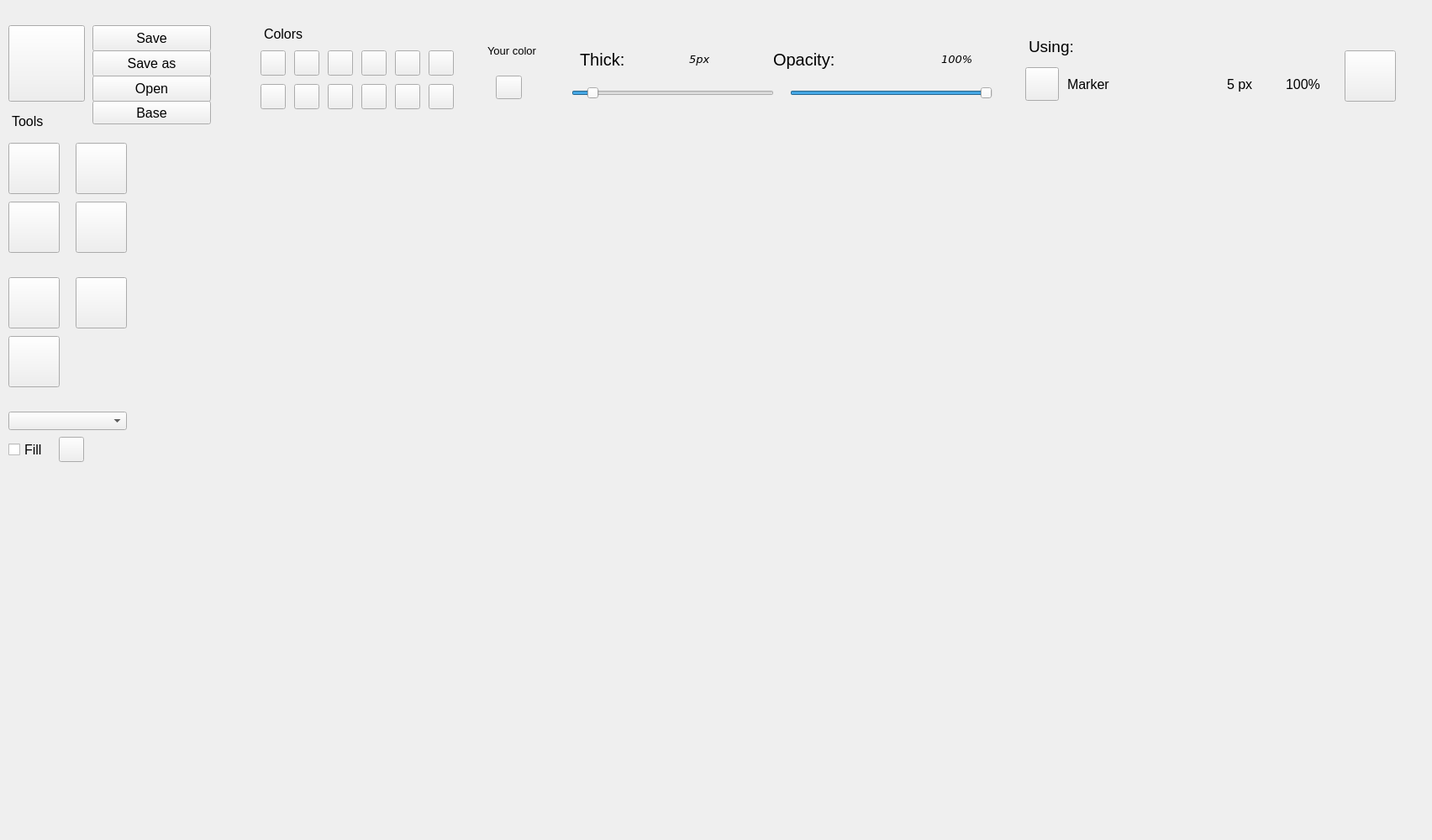
<?xml version="1.0" encoding="UTF-8"?>
<ui version="4.0">
 <class>Form</class>
 <widget class="QWidget" name="Form">
  <property name="geometry">
   <rect>
    <x>0</x>
    <y>0</y>
    <width>1704</width>
    <height>1000</height>
   </rect>
  </property>
  <property name="font">
   <font>
    <pointsize>12</pointsize>
   </font>
  </property>
  <property name="cursor">
   <cursorShape>ArrowCursor</cursorShape>
  </property>
  <property name="windowTitle">
   <string>Form</string>
  </property>
  <widget class="QPushButton" name="btn_000000">
   <property name="geometry">
    <rect>
     <x>310</x>
     <y>60</y>
     <width>30</width>
     <height>30</height>
    </rect>
   </property>
   <property name="font">
    <font>
     <kerning>true</kerning>
    </font>
   </property>
   <property name="text">
    <string/>
   </property>
   <attribute name="buttonGroup">
    <string notr="true">color_group</string>
   </attribute>
  </widget>
  <widget class="QPushButton" name="btn_bbbbbb">
   <property name="geometry">
    <rect>
     <x>350</x>
     <y>60</y>
     <width>30</width>
     <height>30</height>
    </rect>
   </property>
   <property name="text">
    <string/>
   </property>
   <attribute name="buttonGroup">
    <string notr="true">color_group</string>
   </attribute>
  </widget>
  <widget class="QPushButton" name="btn_ffffff">
   <property name="geometry">
    <rect>
     <x>310</x>
     <y>100</y>
     <width>30</width>
     <height>30</height>
    </rect>
   </property>
   <property name="text">
    <string/>
   </property>
   <attribute name="buttonGroup">
    <string notr="true">color_group</string>
   </attribute>
  </widget>
  <widget class="QPushButton" name="btn_49423d">
   <property name="geometry">
    <rect>
     <x>350</x>
     <y>100</y>
     <width>30</width>
     <height>30</height>
    </rect>
   </property>
   <property name="text">
    <string/>
   </property>
   <attribute name="buttonGroup">
    <string notr="true">color_group</string>
   </attribute>
  </widget>
  <widget class="QPushButton" name="btn_ff0000">
   <property name="geometry">
    <rect>
     <x>390</x>
     <y>60</y>
     <width>30</width>
     <height>30</height>
    </rect>
   </property>
   <property name="text">
    <string/>
   </property>
   <attribute name="buttonGroup">
    <string notr="true">color_group</string>
   </attribute>
  </widget>
  <widget class="QPushButton" name="btn_ffa500">
   <property name="geometry">
    <rect>
     <x>390</x>
     <y>100</y>
     <width>30</width>
     <height>30</height>
    </rect>
   </property>
   <property name="text">
    <string/>
   </property>
   <attribute name="buttonGroup">
    <string notr="true">color_group</string>
   </attribute>
  </widget>
  <widget class="QPushButton" name="btn_0000ff">
   <property name="geometry">
    <rect>
     <x>430</x>
     <y>60</y>
     <width>30</width>
     <height>30</height>
    </rect>
   </property>
   <property name="text">
    <string/>
   </property>
   <attribute name="buttonGroup">
    <string notr="true">color_group</string>
   </attribute>
  </widget>
  <widget class="QPushButton" name="btn_ffff00">
   <property name="geometry">
    <rect>
     <x>430</x>
     <y>100</y>
     <width>30</width>
     <height>30</height>
    </rect>
   </property>
   <property name="text">
    <string/>
   </property>
   <attribute name="buttonGroup">
    <string notr="true">color_group</string>
   </attribute>
  </widget>
  <widget class="QPushButton" name="btn_964b00">
   <property name="geometry">
    <rect>
     <x>470</x>
     <y>60</y>
     <width>30</width>
     <height>30</height>
    </rect>
   </property>
   <property name="text">
    <string/>
   </property>
   <attribute name="buttonGroup">
    <string notr="true">color_group</string>
   </attribute>
  </widget>
  <widget class="QPushButton" name="btn_00ffff">
   <property name="geometry">
    <rect>
     <x>470</x>
     <y>100</y>
     <width>30</width>
     <height>30</height>
    </rect>
   </property>
   <property name="text">
    <string/>
   </property>
   <attribute name="buttonGroup">
    <string notr="true">color_group</string>
   </attribute>
  </widget>
  <widget class="QPushButton" name="btn_8b00ff">
   <property name="geometry">
    <rect>
     <x>510</x>
     <y>60</y>
     <width>30</width>
     <height>30</height>
    </rect>
   </property>
   <property name="text">
    <string/>
   </property>
   <attribute name="buttonGroup">
    <string notr="true">color_group</string>
   </attribute>
  </widget>
  <widget class="QPushButton" name="btn_ffc0cb">
   <property name="geometry">
    <rect>
     <x>510</x>
     <y>100</y>
     <width>30</width>
     <height>30</height>
    </rect>
   </property>
   <property name="text">
    <string/>
   </property>
   <attribute name="buttonGroup">
    <string notr="true">color_group</string>
   </attribute>
  </widget>
  <widget class="QPushButton" name="btn_person_color">
   <property name="geometry">
    <rect>
     <x>590</x>
     <y>90</y>
     <width>31</width>
     <height>28</height>
    </rect>
   </property>
   <property name="text">
    <string/>
   </property>
  </widget>
  <widget class="QSlider" name="thick_slider">
   <property name="geometry">
    <rect>
     <x>680</x>
     <y>100</y>
     <width>241</width>
     <height>22</height>
    </rect>
   </property>
   <property name="minimum">
    <number>1</number>
   </property>
   <property name="maximum">
    <number>50</number>
   </property>
   <property name="value">
    <number>5</number>
   </property>
   <property name="orientation">
    <enum>Qt::Horizontal</enum>
   </property>
  </widget>
  <widget class="QLabel" name="txt_thick_label">
   <property name="geometry">
    <rect>
     <x>690</x>
     <y>50</y>
     <width>111</width>
     <height>41</height>
    </rect>
   </property>
   <property name="font">
    <font>
     <pointsize>15</pointsize>
     <weight>50</weight>
     <italic>false</italic>
     <bold>false</bold>
     <underline>false</underline>
     <strikeout>false</strikeout>
     <kerning>true</kerning>
    </font>
   </property>
   <property name="frameShape">
    <enum>QFrame::NoFrame</enum>
   </property>
   <property name="frameShadow">
    <enum>QFrame::Raised</enum>
   </property>
   <property name="text">
    <string>Thick:</string>
   </property>
  </widget>
  <widget class="QLabel" name="value_thick_label">
   <property name="geometry">
    <rect>
     <x>820</x>
     <y>50</y>
     <width>71</width>
     <height>41</height>
    </rect>
   </property>
   <property name="font">
    <font>
     <family>Verdana</family>
     <pointsize>10</pointsize>
     <italic>true</italic>
    </font>
   </property>
   <property name="text">
    <string>5px</string>
   </property>
  </widget>
  <widget class="QLabel" name="personal_color_label">
   <property name="geometry">
    <rect>
     <x>580</x>
     <y>40</y>
     <width>91</width>
     <height>41</height>
    </rect>
   </property>
   <property name="font">
    <font>
     <pointsize>10</pointsize>
    </font>
   </property>
   <property name="text">
    <string>Your color</string>
   </property>
  </widget>
  <widget class="QLabel" name="color_label">
   <property name="geometry">
    <rect>
     <x>314</x>
     <y>30</y>
     <width>131</width>
     <height>20</height>
    </rect>
   </property>
   <property name="font">
    <font>
     <pointsize>12</pointsize>
    </font>
   </property>
   <property name="text">
    <string>Colors</string>
   </property>
  </widget>
  <widget class="QPushButton" name="stylus">
   <property name="geometry">
    <rect>
     <x>90</x>
     <y>170</y>
     <width>61</width>
     <height>61</height>
    </rect>
   </property>
   <property name="text">
    <string/>
   </property>
   <attribute name="buttonGroup">
    <string notr="true">tool_group</string>
   </attribute>
  </widget>
  <widget class="QLabel" name="tools_label">
   <property name="geometry">
    <rect>
     <x>14</x>
     <y>129</y>
     <width>181</width>
     <height>31</height>
    </rect>
   </property>
   <property name="font">
    <font>
     <pointsize>12</pointsize>
     <weight>50</weight>
     <bold>false</bold>
    </font>
   </property>
   <property name="text">
    <string>Tools</string>
   </property>
  </widget>
  <widget class="QLabel" name="txt_alpha_label">
   <property name="geometry">
    <rect>
     <x>920</x>
     <y>50</y>
     <width>201</width>
     <height>41</height>
    </rect>
   </property>
   <property name="font">
    <font>
     <pointsize>15</pointsize>
     <weight>50</weight>
     <italic>false</italic>
     <bold>false</bold>
     <underline>false</underline>
     <strikeout>false</strikeout>
     <kerning>true</kerning>
    </font>
   </property>
   <property name="frameShape">
    <enum>QFrame::NoFrame</enum>
   </property>
   <property name="frameShadow">
    <enum>QFrame::Raised</enum>
   </property>
   <property name="text">
    <string>Opacity:</string>
   </property>
  </widget>
  <widget class="QLabel" name="value_alpha_label">
   <property name="geometry">
    <rect>
     <x>1120</x>
     <y>50</y>
     <width>71</width>
     <height>41</height>
    </rect>
   </property>
   <property name="font">
    <font>
     <family>Verdana</family>
     <pointsize>10</pointsize>
     <italic>true</italic>
    </font>
   </property>
   <property name="text">
    <string>100%</string>
   </property>
  </widget>
  <widget class="QSlider" name="alpha_slider">
   <property name="geometry">
    <rect>
     <x>940</x>
     <y>100</y>
     <width>241</width>
     <height>22</height>
    </rect>
   </property>
   <property name="minimum">
    <number>0</number>
   </property>
   <property name="maximum">
    <number>100</number>
   </property>
   <property name="sliderPosition">
    <number>100</number>
   </property>
   <property name="orientation">
    <enum>Qt::Horizontal</enum>
   </property>
  </widget>
  <widget class="QPushButton" name="marker">
   <property name="geometry">
    <rect>
     <x>10</x>
     <y>170</y>
     <width>61</width>
     <height>61</height>
    </rect>
   </property>
   <property name="text">
    <string/>
   </property>
   <attribute name="buttonGroup">
    <string notr="true">tool_group</string>
   </attribute>
  </widget>
  <widget class="QPushButton" name="selected_color">
   <property name="geometry">
    <rect>
     <x>1220</x>
     <y>80</y>
     <width>40</width>
     <height>40</height>
    </rect>
   </property>
   <property name="text">
    <string/>
   </property>
  </widget>
  <widget class="QLabel" name="is_used_label_tool">
   <property name="geometry">
    <rect>
     <x>1270</x>
     <y>80</y>
     <width>181</width>
     <height>41</height>
    </rect>
   </property>
   <property name="font">
    <font>
     <pointsize>12</pointsize>
    </font>
   </property>
   <property name="text">
    <string>Marker</string>
   </property>
  </widget>
  <widget class="QLabel" name="is_used_label">
   <property name="geometry">
    <rect>
     <x>1224</x>
     <y>40</y>
     <width>261</width>
     <height>31</height>
    </rect>
   </property>
   <property name="font">
    <font>
     <pointsize>14</pointsize>
    </font>
   </property>
   <property name="text">
    <string>Using:</string>
   </property>
  </widget>
  <widget class="QLabel" name="is_used_label_px">
   <property name="geometry">
    <rect>
     <x>1460</x>
     <y>80</y>
     <width>71</width>
     <height>41</height>
    </rect>
   </property>
   <property name="font">
    <font>
     <pointsize>12</pointsize>
    </font>
   </property>
   <property name="text">
    <string>5 px</string>
   </property>
  </widget>
  <widget class="QLabel" name="is_used_label_alpha">
   <property name="geometry">
    <rect>
     <x>1530</x>
     <y>80</y>
     <width>61</width>
     <height>41</height>
    </rect>
   </property>
   <property name="font">
    <font>
     <pointsize>12</pointsize>
    </font>
   </property>
   <property name="text">
    <string>100%</string>
   </property>
  </widget>
  <widget class="QPushButton" name="brush">
   <property name="geometry">
    <rect>
     <x>10</x>
     <y>240</y>
     <width>61</width>
     <height>61</height>
    </rect>
   </property>
   <property name="text">
    <string/>
   </property>
   <attribute name="buttonGroup">
    <string notr="true">tool_group</string>
   </attribute>
  </widget>
  <widget class="QPushButton" name="clear_btn">
   <property name="geometry">
    <rect>
     <x>1600</x>
     <y>60</y>
     <width>61</width>
     <height>61</height>
    </rect>
   </property>
   <property name="text">
    <string/>
   </property>
  </widget>
  <widget class="QPushButton" name="rubber">
   <property name="geometry">
    <rect>
     <x>90</x>
     <y>240</y>
     <width>61</width>
     <height>61</height>
    </rect>
   </property>
   <property name="text">
    <string/>
   </property>
   <attribute name="buttonGroup">
    <string notr="true">tool_group</string>
   </attribute>
  </widget>
  <widget class="QPushButton" name="save_btn">
   <property name="geometry">
    <rect>
     <x>110</x>
     <y>30</y>
     <width>141</width>
     <height>31</height>
    </rect>
   </property>
   <property name="font">
    <font>
     <pointsize>12</pointsize>
    </font>
   </property>
   <property name="text">
    <string>Save</string>
   </property>
  </widget>
  <widget class="QPushButton" name="line">
   <property name="geometry">
    <rect>
     <x>10</x>
     <y>330</y>
     <width>61</width>
     <height>61</height>
    </rect>
   </property>
   <property name="text">
    <string/>
   </property>
   <attribute name="buttonGroup">
    <string notr="true">tool_group</string>
   </attribute>
  </widget>
  <widget class="QPushButton" name="rectangle">
   <property name="geometry">
    <rect>
     <x>90</x>
     <y>330</y>
     <width>61</width>
     <height>61</height>
    </rect>
   </property>
   <property name="text">
    <string/>
   </property>
   <attribute name="buttonGroup">
    <string notr="true">tool_group</string>
   </attribute>
  </widget>
  <widget class="QCheckBox" name="btn_fill">
   <property name="geometry">
    <rect>
     <x>10</x>
     <y>510</y>
     <width>141</width>
     <height>51</height>
    </rect>
   </property>
   <property name="font">
    <font>
     <pointsize>12</pointsize>
    </font>
   </property>
   <property name="text">
    <string>Fill</string>
   </property>
  </widget>
  <widget class="QPushButton" name="btn_color_fill">
   <property name="geometry">
    <rect>
     <x>70</x>
     <y>520</y>
     <width>30</width>
     <height>30</height>
    </rect>
   </property>
   <property name="text">
    <string/>
   </property>
  </widget>
  <widget class="QComboBox" name="comboBox_line">
   <property name="geometry">
    <rect>
     <x>10</x>
     <y>490</y>
     <width>141</width>
     <height>22</height>
    </rect>
   </property>
   <property name="font">
    <font>
     <pointsize>10</pointsize>
    </font>
   </property>
   <property name="maxVisibleItems">
    <number>10</number>
   </property>
  </widget>
  <widget class="QPushButton" name="menu_btn">
   <property name="geometry">
    <rect>
     <x>10</x>
     <y>30</y>
     <width>91</width>
     <height>91</height>
    </rect>
   </property>
   <property name="text">
    <string/>
   </property>
  </widget>
  <widget class="QPushButton" name="save_as_btn">
   <property name="geometry">
    <rect>
     <x>110</x>
     <y>60</y>
     <width>141</width>
     <height>31</height>
    </rect>
   </property>
   <property name="font">
    <font>
     <pointsize>12</pointsize>
    </font>
   </property>
   <property name="text">
    <string>Save as</string>
   </property>
  </widget>
  <widget class="QPushButton" name="open_btn">
   <property name="geometry">
    <rect>
     <x>110</x>
     <y>90</y>
     <width>141</width>
     <height>31</height>
    </rect>
   </property>
   <property name="font">
    <font>
     <pointsize>12</pointsize>
    </font>
   </property>
   <property name="text">
    <string>Open</string>
   </property>
  </widget>
  <widget class="QPushButton" name="base_btn">
   <property name="geometry">
    <rect>
     <x>110</x>
     <y>120</y>
     <width>141</width>
     <height>28</height>
    </rect>
   </property>
   <property name="text">
    <string>Base</string>
   </property>
  </widget>
  <widget class="QPushButton" name="circle">
   <property name="geometry">
    <rect>
     <x>10</x>
     <y>400</y>
     <width>61</width>
     <height>61</height>
    </rect>
   </property>
   <property name="text">
    <string/>
   </property>
   <attribute name="buttonGroup">
    <string notr="true">tool_group</string>
   </attribute>
  </widget>
  <widget class="QLabel" name="x_y_label">
   <property name="geometry">
    <rect>
     <x>10</x>
     <y>970</y>
     <width>521</width>
     <height>21</height>
    </rect>
   </property>
   <property name="font">
    <font>
     <family>Segoe Print</family>
    </font>
   </property>
   <property name="text">
    <string/>
   </property>
  </widget>
  <widget class="QLabel" name="git">
   <property name="geometry">
    <rect>
     <x>10</x>
     <y>590</y>
     <width>151</width>
     <height>16</height>
    </rect>
   </property>
   <property name="font">
    <font>
     <pointsize>8</pointsize>
    </font>
   </property>
   <property name="text">
    <string/>
   </property>
  </widget>
  <widget class="QLabel" name="git_img">
   <property name="geometry">
    <rect>
     <x>10</x>
     <y>610</y>
     <width>141</width>
     <height>71</height>
    </rect>
   </property>
   <property name="text">
    <string/>
   </property>
  </widget>
  <widget class="QLabel" name="label">
   <property name="geometry">
    <rect>
     <x>180</x>
     <y>160</y>
     <width>781</width>
     <height>581</height>
    </rect>
   </property>
   <property name="cursor">
    <cursorShape>CrossCursor</cursorShape>
   </property>
   <property name="text">
    <string/>
   </property>
  </widget>
 </widget>
 <resources/>
 <connections/>
 <buttongroups>
  <buttongroup name="tool_group"/>
  <buttongroup name="color_group"/>
 </buttongroups>
</ui>
